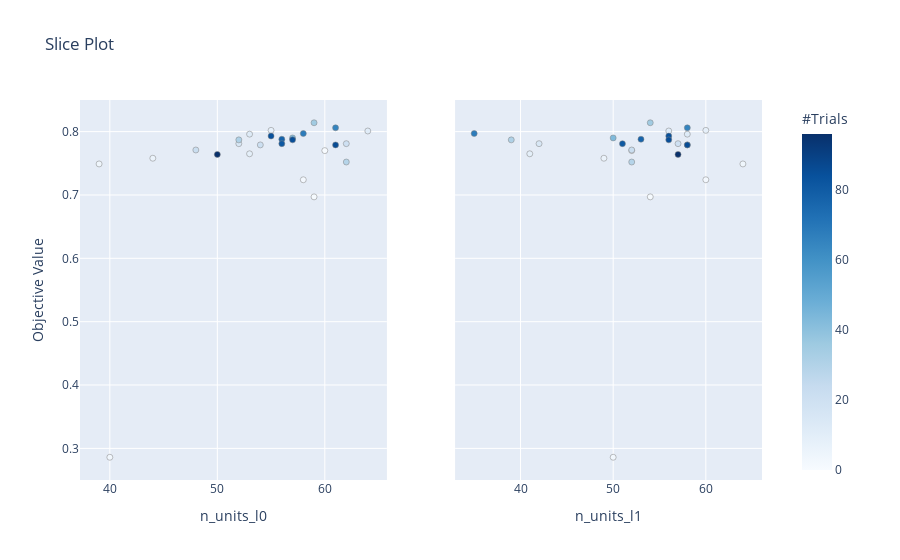

Notebook cell for this chart:
### Markdown cell above
### Selecting Parameters to Visualize

### Code cell
plot_slice(study, params=['n_units_l0', 'n_units_l1'])

### Figure 1 — Plotly figure (JSON) as saved in the notebook; plotly's stock layout.template omitted (floating-point values rounded to 4 significant figures)
{"data": [{"marker": {"color": [0, 1, 2, 3, 4, 6, 8, 9, 11, 12, 15, 20, 21, 22, 29, 31, 35, 43, 65, 68, 77, 81, 84, 85, 86, 96], "colorbar": {"title": {"text": "#Trials"}, "x": 1, "xpad": 40}, "colorscale": [[0, "rgb(247,251,255)"], [0.125, "rgb(222,235,247)"], [0.25, "rgb(198,219,239)"], [0.375, "rgb(158,202,225)"], [0.5, "rgb(107,174,214)"], [0.625, "rgb(66,146,198)"], [0.75, "rgb(33,113,181)"], [0.875, "rgb(8,81,156)"], [1, "rgb(8,48,107)"]], "line": {"color": "Grey", "width": 0.5}, "showscale": true}, "mode": "markers", "showlegend": false, "type": "scatter", "x": [60, 59, 58, 40, 39, 44, 55, 53, 64, 53, 52, 62, 54, 48, 62, 52, 59, 57, 61, 58, 56, 56, 55, 57, 61, 50], "xaxis": "x", "y": [0.77, 0.697, 0.724, 0.286, 0.749, 0.758, 0.802, 0.765, 0.801, 0.796, 0.781, 0.781, 0.779, 0.771, 0.752, 0.787, 0.814, 0.79, 0.806, 0.797, 0.788, 0.781, 0.793, 0.787, 0.779, 0.764], "yaxis": "y"}, {"marker": {"color": [0, 1, 2, 3, 4, 6, 8, 9, 11, 12, 15, 20, 21, 22, 29, 31, 35, 43, 65, 68, 77, 81, 84, 85, 86, 96], "colorbar": {"title": {"text": "#Trials"}, "x": 1, "xpad": 40}, "colorscale": [[0, "rgb(247,251,255)"], [0.125, "rgb(222,235,247)"], [0.25, "rgb(198,219,239)"], [0.375, "rgb(158,202,225)"], [0.5, "rgb(107,174,214)"], [0.625, "rgb(66,146,198)"], [0.75, "rgb(33,113,181)"], [0.875, "rgb(8,81,156)"], [1, "rgb(8,48,107)"]], "line": {"color": "Grey", "width": 0.5}, "showscale": false}, "mode": "markers", "showlegend": false, "type": "scatter", "x": [52, 54, 60, 50, 64, 49, 60, 41, 56, 58, 42, 57, 58, 52, 52, 39, 54, 50, 58, 35, 53, 51, 56, 56, 58, 57], "xaxis": "x2", "y": [0.77, 0.697, 0.724, 0.286, 0.749, 0.758, 0.802, 0.765, 0.801, 0.796, 0.781, 0.781, 0.779, 0.771, 0.752, 0.787, 0.814, 0.79, 0.806, 0.797, 0.788, 0.781, 0.793, 0.787, 0.779, 0.764], "yaxis": "y2"}], "layout": {"title": {"text": "Slice Plot"}, "xaxis": {"anchor": "y", "domain": [0, 0.45], "title": {"text": "n_units_l0"}}, "xaxis2": {"anchor": "y2", "domain": [0.55, 1], "title": {"text": "n_units_l1"}}, "yaxis": {"anchor": "x", "domain": [0, 1], "title": {"text": "Objective Value"}}, "yaxis2": {"anchor": "x2", "domain": [0, 1], "matches": "y", "showticklabels": false}}}
